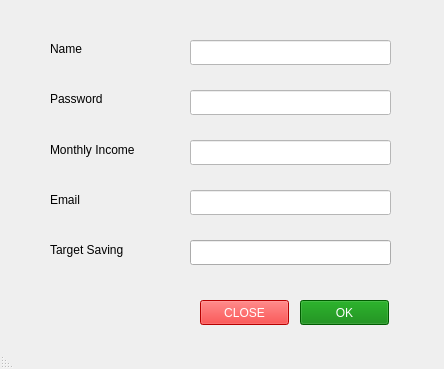
<?xml version="1.0" encoding="UTF-8"?>
<ui version="4.0">
 <class>MainWindow</class>
 <widget class="QMainWindow" name="MainWindow">
  <property name="geometry">
   <rect>
    <x>0</x>
    <y>0</y>
    <width>444</width>
    <height>369</height>
   </rect>
  </property>
  <property name="mouseTracking">
   <bool>false</bool>
  </property>
  <property name="windowTitle">
   <string>EXPENSE MANAGER</string>
  </property>
  <property name="windowIcon">
   <iconset resource="resource.qrc">
    <normaloff>:/resources/img/exmgmtlogo.png</normaloff>:/resources/img/exmgmtlogo.png</iconset>
  </property>
  <property name="layoutDirection">
   <enum>Qt::RightToLeft</enum>
  </property>
  <property name="autoFillBackground">
   <bool>false</bool>
  </property>
  <property name="styleSheet">
   <string notr="true"/>
  </property>
  <widget class="QWidget" name="centralWidget">
   <property name="styleSheet">
    <string notr="true">text-align:center;
</string>
   </property>
   <widget class="QLabel" name="labelname">
    <property name="geometry">
     <rect>
      <x>50</x>
      <y>40</y>
      <width>67</width>
      <height>17</height>
     </rect>
    </property>
    <property name="styleSheet">
     <string notr="true"> color:black;</string>
    </property>
    <property name="text">
     <string>Name</string>
    </property>
   </widget>
   <widget class="QLabel" name="labelpassword">
    <property name="geometry">
     <rect>
      <x>50</x>
      <y>90</y>
      <width>67</width>
      <height>17</height>
     </rect>
    </property>
    <property name="styleSheet">
     <string notr="true"> color:black;</string>
    </property>
    <property name="text">
     <string>Password</string>
    </property>
   </widget>
   <widget class="QLineEdit" name="name">
    <property name="geometry">
     <rect>
      <x>190</x>
      <y>40</y>
      <width>201</width>
      <height>25</height>
     </rect>
    </property>
    <property name="styleSheet">
     <string notr="true">background-color:white;</string>
    </property>
   </widget>
   <widget class="QLineEdit" name="passsword">
    <property name="enabled">
     <bool>true</bool>
    </property>
    <property name="geometry">
     <rect>
      <x>190</x>
      <y>90</y>
      <width>201</width>
      <height>25</height>
     </rect>
    </property>
    <property name="styleSheet">
     <string notr="true">background-color:white;</string>
    </property>
    <property name="echoMode">
     <enum>QLineEdit::Password</enum>
    </property>
   </widget>
   <widget class="QPushButton" name="okbtn">
    <property name="geometry">
     <rect>
      <x>300</x>
      <y>300</y>
      <width>89</width>
      <height>25</height>
     </rect>
    </property>
    <property name="styleSheet">
     <string notr="true">color:white;
background-color:green</string>
    </property>
    <property name="text">
     <string>OK</string>
    </property>
   </widget>
   <widget class="QPushButton" name="closebtn">
    <property name="geometry">
     <rect>
      <x>200</x>
      <y>300</y>
      <width>89</width>
      <height>25</height>
     </rect>
    </property>
    <property name="styleSheet">
     <string notr="true">color:white;
background-color:red;</string>
    </property>
    <property name="text">
     <string>CLOSE</string>
    </property>
   </widget>
   <widget class="QLabel" name="labelmincome">
    <property name="geometry">
     <rect>
      <x>50</x>
      <y>140</y>
      <width>111</width>
      <height>20</height>
     </rect>
    </property>
    <property name="styleSheet">
     <string notr="true"> color:black;</string>
    </property>
    <property name="text">
     <string>Monthly Income</string>
    </property>
   </widget>
   <widget class="QLineEdit" name="mincome">
    <property name="enabled">
     <bool>true</bool>
    </property>
    <property name="geometry">
     <rect>
      <x>190</x>
      <y>140</y>
      <width>201</width>
      <height>25</height>
     </rect>
    </property>
    <property name="styleSheet">
     <string notr="true">background-color:white;</string>
    </property>
    <property name="echoMode">
     <enum>QLineEdit::Normal</enum>
    </property>
   </widget>
   <widget class="QLineEdit" name="email">
    <property name="enabled">
     <bool>true</bool>
    </property>
    <property name="geometry">
     <rect>
      <x>190</x>
      <y>190</y>
      <width>201</width>
      <height>25</height>
     </rect>
    </property>
    <property name="styleSheet">
     <string notr="true">background-color:white;</string>
    </property>
    <property name="echoMode">
     <enum>QLineEdit::Normal</enum>
    </property>
   </widget>
   <widget class="QLabel" name="labelEmail">
    <property name="geometry">
     <rect>
      <x>50</x>
      <y>190</y>
      <width>111</width>
      <height>20</height>
     </rect>
    </property>
    <property name="styleSheet">
     <string notr="true"> color:black;</string>
    </property>
    <property name="text">
     <string>Email</string>
    </property>
   </widget>
   <widget class="QLabel" name="targetlabel">
    <property name="geometry">
     <rect>
      <x>50</x>
      <y>240</y>
      <width>111</width>
      <height>20</height>
     </rect>
    </property>
    <property name="styleSheet">
     <string notr="true"> color:black;</string>
    </property>
    <property name="text">
     <string>Target Saving</string>
    </property>
   </widget>
   <widget class="QLineEdit" name="target">
    <property name="geometry">
     <rect>
      <x>190</x>
      <y>240</y>
      <width>201</width>
      <height>25</height>
     </rect>
    </property>
   </widget>
  </widget>
  <widget class="QStatusBar" name="statusBar"/>
 </widget>
 <layoutdefault spacing="6" margin="11"/>
 <resources>
  <include location="resource.qrc"/>
 </resources>
 <connections/>
</ui>
